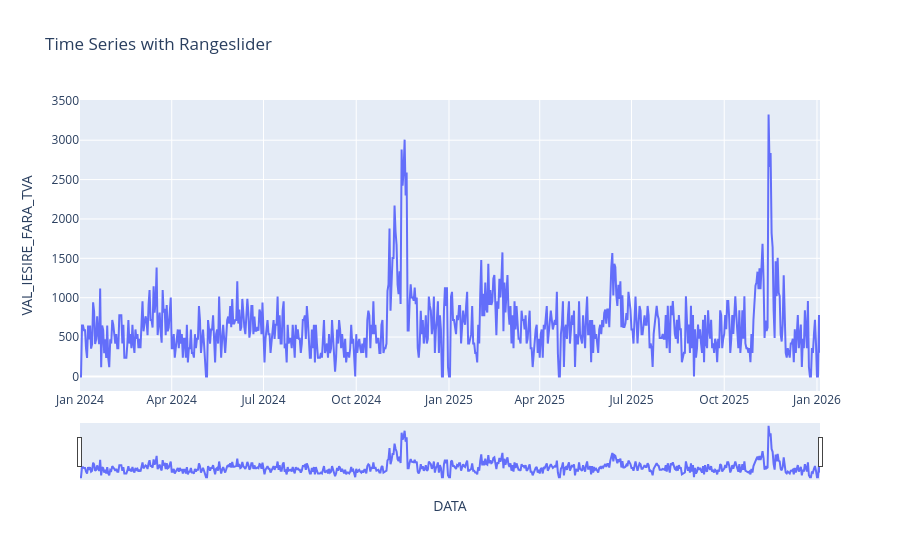

Notebook code cell kept with this figure:
### Code cell
fig = px.line(df, x='DATA', y='VAL_IESIRE_FARA_TVA', title='Time Series with Rangeslider')

fig.update_xaxes(rangeslider_visible=True)
fig.show()

### Figure 1 — Plotly figure (JSON) as saved in the notebook; plotly's stock layout.template omitted (floating-point values rounded to 4 significant figures; data arrays with more than 128 entries replaced by an {"elided": "..."} marker saying what was removed)
{"data": [{"hovertemplate": "DATA=%{x}<br>VAL_IESIRE_FARA_TVA=%{y}<extra></extra>", "legendgroup": "", "line": {"color": "#636efa", "dash": "solid"}, "marker": {"symbol": "circle"}, "mode": "lines", "name": "", "orientation": "v", "showlegend": false, "type": "scatter", "x": {"elided": "735 str values"}, "xaxis": "x", "y": {"elided": "735 float values"}, "yaxis": "y"}], "layout": {"legend": {"tracegroupgap": 0}, "title": {"text": "Time Series with Rangeslider"}, "xaxis": {"anchor": "y", "domain": [0, 1], "rangeslider": {"visible": true}, "title": {"text": "DATA"}}, "yaxis": {"anchor": "x", "domain": [0, 1], "title": {"text": "VAL_IESIRE_FARA_TVA"}}}}
